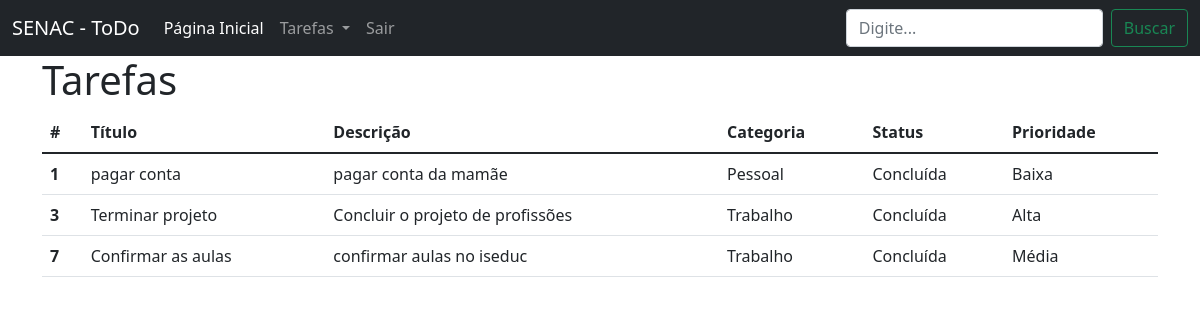
The page /tarefas/listar-tarefas-concluidas/ (signed in) on the database its author committed.
### apps/tarefas/models.py (models this page shows, shortened)
class Tarefas(models.Model):
    PRIORIDADE_CHOICE = (
        (1, 'Alta'),
        (2, 'Média'),
        (3, 'Baixa'),
    )
    STATUS_CHOICE= (
        ('AF', 'A Fazer'),
        ('PD', 'Pendente'),
        ('CD', 'Concluída'),
    )
    titulo = models.CharField('Título', max_length=100)
    descricao = models.TextField('Descrição')
    categoria = models.ForeignKey(Categoria, verbose_name='Categoria', on_delete=models.CASCADE)
    prioridade = models.PositiveIntegerField('Prioridade', choices=PRIORIDADE_CHOICE)
    status = models.CharField('Status',max_length=2, choices=STATUS_CHOICE, default='AF')

class Categoria(models.Model) :
    nome = models.CharField('Nome',max_length=50)
    descricao = models.TextField('Descrição', blank=True, null=True)
    def __str__(self):
        return self.nome

### apps/tarefas/views.py (the view)
# urls.py: path('listar-tarefas-concluidas/', views.listar_concluidas, name='listar_concluidas'),
@login_required(login_url='/login/')
def listar_concluidas(request):
    template_name= 'tarefas/listar_concluidas.html'
    tarefas = Tarefas.objects.filter(status='CD')
    context = {
        'tarefas' : tarefas,
    }
    return render(request, template_name, context)

### templates/tarefas/listar_concluidas.html (shortened to what this page needs)
{% extends 'base.html' %}
{% load widget_tweaks %}
{% block corpo %}
    <h1>Tarefas</h1>
    <table class="table table-hover">
        <thead>
            <tr>
                <th scope="col">#</th>
                <th scope="col">Título</th>
                <th scope="col">Descrição</th>
                <th scope="col">Categoria</th>
                <th scope="col">Status</th>
                <th scope="col">Prioridade</th>
            </tr>
        </thead>
        <tbody>
            {% for tarefa in tarefas %}
                <tr>
                    <th scope="row">{{ tarefa.id }}</th>
                    <td>{{ tarefa.titulo }}</td>
                    <td>{{ tarefa.descricao }}</td>
                    <td>{{ tarefa.categoria }}</td>
                    <td>{{ tarefa.get_status_display }}</td>
                    <td>{{ tarefa.get_prioridade_display }}</td>
                </tr>
            {% endfor %}
        </tbody>
    </table>
{% endblock corpo %}

### templates/base.html (shortened to what this page needs)
{% load static %}
<!DOCTYPE html>
<html lang="pt-br">
    <head>
        <link href="{% static 'css/bootstrap.min.css' %}" rel="stylesheet" />
    </head>
    <body>
        <nav class="navbar navbar-expand-lg navbar-dark bg-dark">
            <div class="container-fluid">
                <a class="navbar-brand" href="#">SENAC - ToDo</a>
                <div class="collapse navbar-collapse" id="navbarSupportedContent">
                    <ul class="navbar-nav me-auto mb-2 mb-lg-0">
                        <li class="nav-item">
                            <a class="nav-link active" aria-current="page" href="{% url 'pagina_inicial:pagina_inicial' %}">Página Inicial</a>
                        </li>
                        <li class="nav-item dropdown">
                            <a class="nav-link dropdown-toggle" href="#" id="navbarDropdown" role="button" data-bs-toggle="dropdown" aria-expanded="false"> Tarefas </a>
                        </li>
                        <li class="nav-item">
                                <a class="nav-link" href="{% url 'paginas:fazer_logout' %}">Sair</a>
                        </li>
                    </ul>
                    <form class="d-flex">
                        <input class="form-control me-2" type="search" placeholder="Digite..." aria-label="Search" />
                        <button class="btn btn-outline-success" type="submit">Buscar</button>
                    </form>
                </div>
            </div>
        </nav>
        <div class="container">
            <div class="row">
                <div class="col">
                    {% block corpo %}
                    {% endblock corpo %}
                </div>
            </div>
        </div>
    </body>
</html>

### rows shown on the page
Tarefas: id "1", titulo "pagar conta", descricao "pagar conta da mamãe", categoria "Pessoal", status "Concluída", prioridade "Baixa"
Tarefas: id "3", titulo "Terminar projeto", descricao "Concluir o projeto de profissões", categoria "Trabalho", status "Concluída", prioridade "Alta"
Tarefas: id "7", titulo "Confirmar as aulas", descricao "confirmar aulas no iseduc", categoria "Trabalho", status "Concluída", prioridade "Média"
